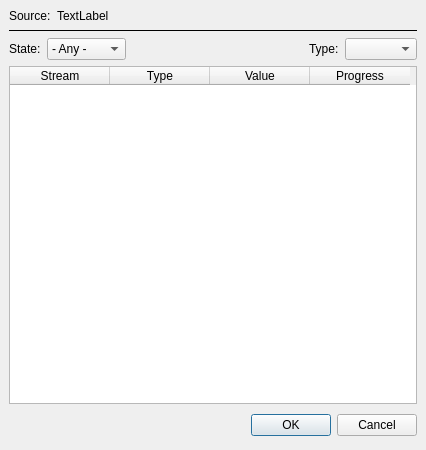
<ui version="4.0" >
 <author></author>
 <comment></comment>
 <exportmacro></exportmacro>
 <class>CalculateAmplitudes</class>
 <widget class="QDialog" name="CalculateAmplitudes" >
  <property name="geometry" >
   <rect>
    <x>0</x>
    <y>0</y>
    <width>426</width>
    <height>450</height>
   </rect>
  </property>
  <property name="windowTitle" >
   <string>Calculate amplitudes</string>
  </property>
  <layout class="QVBoxLayout" >
   <property name="margin" >
    <number>9</number>
   </property>
   <property name="spacing" >
    <number>6</number>
   </property>
   <item>
    <layout class="QHBoxLayout" >
     <property name="margin" >
      <number>0</number>
     </property>
     <property name="spacing" >
      <number>6</number>
     </property>
     <item>
      <widget class="QLabel" name="label" >
       <property name="sizePolicy" >
        <sizepolicy>
         <hsizetype>4</hsizetype>
         <vsizetype>5</vsizetype>
         <horstretch>0</horstretch>
         <verstretch>0</verstretch>
        </sizepolicy>
       </property>
       <property name="text" >
        <string>Source:</string>
       </property>
      </widget>
     </item>
     <item>
      <widget class="QLabel" name="source" >
       <property name="text" >
        <string>TextLabel</string>
       </property>
      </widget>
     </item>
    </layout>
   </item>
   <item>
    <widget class="QFrame" name="frame" >
     <property name="frameShape" >
      <enum>QFrame::HLine</enum>
     </property>
     <property name="frameShadow" >
      <enum>QFrame::Plain</enum>
     </property>
    </widget>
   </item>
   <item>
    <layout class="QHBoxLayout" >
     <property name="margin" >
      <number>0</number>
     </property>
     <property name="spacing" >
      <number>6</number>
     </property>
     <item>
      <widget class="QLabel" name="label_2" >
       <property name="text" >
        <string>State:</string>
       </property>
      </widget>
     </item>
     <item>
      <widget class="QComboBox" name="comboFilterState" >
       <item>
        <property name="text" >
         <string>- Any -</string>
        </property>
       </item>
       <item>
        <property name="text" >
         <string>Success</string>
        </property>
       </item>
       <item>
        <property name="text" >
         <string>Error</string>
        </property>
       </item>
       <item>
        <property name="text" >
         <string>Progress</string>
        </property>
       </item>
      </widget>
     </item>
     <item>
      <spacer>
       <property name="orientation" >
        <enum>Qt::Horizontal</enum>
       </property>
       <property name="sizeHint" >
        <size>
         <width>40</width>
         <height>20</height>
        </size>
       </property>
      </spacer>
     </item>
     <item>
      <widget class="QLabel" name="label_3" >
       <property name="text" >
        <string>Type:</string>
       </property>
      </widget>
     </item>
     <item>
      <widget class="QComboBox" name="comboFilterType" >
       <property name="sizePolicy" >
        <sizepolicy>
         <hsizetype>4</hsizetype>
         <vsizetype>0</vsizetype>
         <horstretch>0</horstretch>
         <verstretch>0</verstretch>
        </sizepolicy>
       </property>
      </widget>
     </item>
    </layout>
   </item>
   <item>
    <widget class="QTableWidget" name="table" >
     <column>
      <property name="text" >
       <string>Stream</string>
      </property>
     </column>
     <column>
      <property name="text" >
       <string>Type</string>
      </property>
     </column>
     <column>
      <property name="text" >
       <string>Value</string>
      </property>
     </column>
     <column>
      <property name="text" >
       <string>Progress</string>
      </property>
     </column>
    </widget>
   </item>
   <item>
    <layout class="QHBoxLayout" >
     <property name="margin" >
      <number>0</number>
     </property>
     <property name="spacing" >
      <number>6</number>
     </property>
     <item>
      <spacer>
       <property name="orientation" >
        <enum>Qt::Horizontal</enum>
       </property>
       <property name="sizeHint" >
        <size>
         <width>131</width>
         <height>31</height>
        </size>
       </property>
      </spacer>
     </item>
     <item>
      <widget class="QPushButton" name="btnOK" >
       <property name="text" >
        <string>OK</string>
       </property>
      </widget>
     </item>
     <item>
      <widget class="QPushButton" name="btnCancel" >
       <property name="text" >
        <string>Cancel</string>
       </property>
      </widget>
     </item>
    </layout>
   </item>
  </layout>
 </widget>
 <pixmapfunction></pixmapfunction>
 <resources/>
 <connections>
  <connection>
   <sender>btnCancel</sender>
   <signal>clicked()</signal>
   <receiver>CalculateAmplitudes</receiver>
   <slot>reject()</slot>
   <hints>
    <hint type="sourcelabel" >
     <x>318</x>
     <y>390</y>
    </hint>
    <hint type="destinationlabel" >
     <x>179</x>
     <y>282</y>
    </hint>
   </hints>
  </connection>
  <connection>
   <sender>btnOK</sender>
   <signal>clicked()</signal>
   <receiver>CalculateAmplitudes</receiver>
   <slot>accept()</slot>
   <hints>
    <hint type="sourcelabel" >
     <x>204</x>
     <y>398</y>
    </hint>
    <hint type="destinationlabel" >
     <x>23</x>
     <y>399</y>
    </hint>
   </hints>
  </connection>
 </connections>
</ui>
